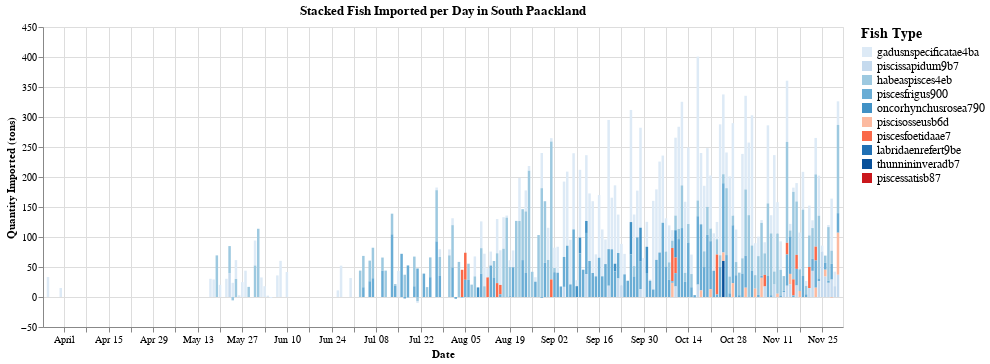
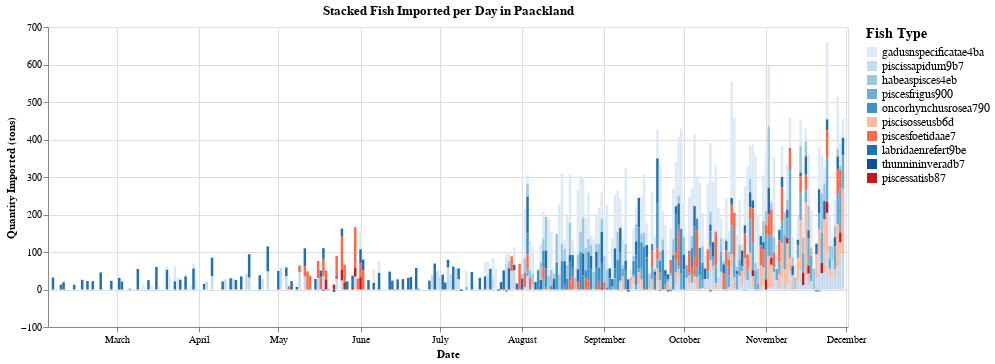
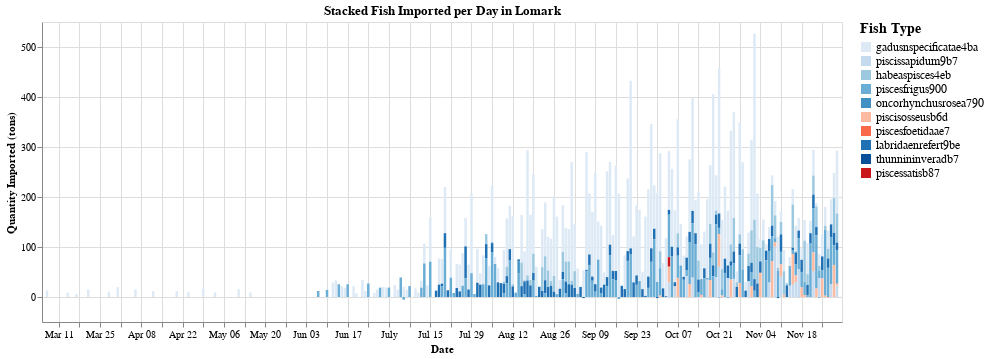
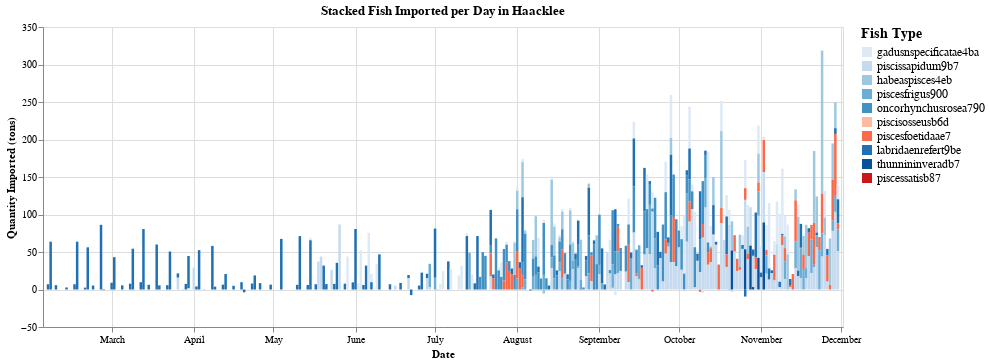

The code cell stored with these charts, in order, in its notebook:
### Markdown cell above
An interactive visualization using Altair

### Code cell
# Create color scale from the commodity_palette dictionary and convert colors to hex format for Altair
commodity_color_scale = alt.Scale(
    domain=list(commodity_palette.keys()),
    range=[f'#{int(r*255):02x}{int(g*255):02x}{int(b*255):02x}' 
           for r, g, b in commodity_palette.values()]
)

# Create a selection point for interactivity
highlight = alt.selection_point(fields=['commodity'], bind='legend')

for city in transactions_merged['target'].unique():
    city_data = transactions_merged[transactions_merged['target'] == city].copy()
    
    # Aggregate quantity per date and fish type
    agg = city_data.groupby(['date', 'commodity'], as_index=False)['qty_tons'].sum()
    
    # Create Altair stacked bar chart
    chart = alt.Chart(agg).mark_bar(size=2.5).encode(
        x=alt.X('date:T', title='Date'),
        y=alt.Y('qty_tons:Q', stack='zero', title='Quantity Imported (tons)'),
        color=alt.condition(
            highlight,
            alt.Color(
                'commodity:N',
                title='Fish Type',
                legend=alt.Legend(
                    orient="right",
                    columns=1,
                    title="Fish Type",
                    labelFontSize=12,
                    titleFontSize=14
                ),
                scale=commodity_color_scale
            ),
            alt.value('lightgray') # grey if not selected
        ),
        tooltip=[
            alt.Tooltip('date:T', title='Date'),
            alt.Tooltip('commodity:N', title='Fish Type'),
            alt.Tooltip('qty_tons:Q', title='Quantity (tons)')
        ]
    ).properties(
        width=800,
        height=300,
        title=f'Stacked Fish Imported per Day in {city}'
    ).add_params(
        highlight
    ).interactive()  # enables zoom and pan

    chart.display()

### Figure 1 — Vega-Lite specification as saved in the notebook (floating-point values rounded to 4 significant figures; data arrays with more than 128 entries replaced by an {"elided": "..."} marker saying what was removed)
{"config": {"view": {"continuousWidth": 300, "continuousHeight": 300}}, "data": {"name": "data-8a950d9722bc71bfcf57c5672f164473"}, "mark": {"type": "bar", "size": 2.5}, "encoding": {"color": {"condition": {"param": "param_67", "field": "commodity", "legend": {"columns": 1, "labelFontSize": 12, "orient": "right", "title": "Fish Type", "titleFontSize": 14}, "scale": {"domain": ["gadusnspecificatae4ba", "piscissapidum9b7", "habeaspisces4eb", "piscesfrigus900", "oncorhynchusrosea790", "piscisosseusb6d", "piscesfoetidaae7", "labridaenrefert9be", "thunnininveradb7", "piscessatisb87"], "range": ["#ddeaf6", "#c5daee", "#9dc9e0", "#6aadd5", "#4191c5", "#fcbaa0", "#fa6949", "#2070b4", "#08509a", "#ca171c"]}, "title": "Fish Type", "type": "nominal"}, "value": "lightgray"}, "tooltip": [{"field": "date", "title": "Date", "type": "temporal"}, {"field": "commodity", "title": "Fish Type", "type": "nominal"}, {"field": "qty_tons", "title": "Quantity (tons)", "type": "quantitative"}], "x": {"field": "date", "title": "Date", "type": "temporal"}, "y": {"field": "qty_tons", "stack": "zero", "title": "Quantity Imported (tons)", "type": "quantitative"}}, "height": 300, "params": [{"name": "param_67", "select": {"type": "point", "fields": ["commodity"]}, "bind": "legend"}, {"name": "param_68", "select": {"type": "interval", "encodings": ["x", "y"]}, "bind": "scales"}], "title": "Stacked Fish Imported per Day in South Paackland", "width": 800, "$schema": "https://vega.github.io/schema/vega-lite/v5.20.1.json", "datasets": {"data-8a950d9722bc71bfcf57c5672f164473": {"elided": "406 records"}}}

### Figure 2 — Vega-Lite specification as saved in the notebook (floating-point values rounded to 4 significant figures; data arrays with more than 128 entries replaced by an {"elided": "..."} marker saying what was removed)
{"config": {"view": {"continuousWidth": 300, "continuousHeight": 300}}, "data": {"name": "data-543d238c1dc9991788b5c487f6741ce1"}, "mark": {"type": "bar", "size": 2.5}, "encoding": {"color": {"condition": {"param": "param_67", "field": "commodity", "legend": {"columns": 1, "labelFontSize": 12, "orient": "right", "title": "Fish Type", "titleFontSize": 14}, "scale": {"domain": ["gadusnspecificatae4ba", "piscissapidum9b7", "habeaspisces4eb", "piscesfrigus900", "oncorhynchusrosea790", "piscisosseusb6d", "piscesfoetidaae7", "labridaenrefert9be", "thunnininveradb7", "piscessatisb87"], "range": ["#ddeaf6", "#c5daee", "#9dc9e0", "#6aadd5", "#4191c5", "#fcbaa0", "#fa6949", "#2070b4", "#08509a", "#ca171c"]}, "title": "Fish Type", "type": "nominal"}, "value": "lightgray"}, "tooltip": [{"field": "date", "title": "Date", "type": "temporal"}, {"field": "commodity", "title": "Fish Type", "type": "nominal"}, {"field": "qty_tons", "title": "Quantity (tons)", "type": "quantitative"}], "x": {"field": "date", "title": "Date", "type": "temporal"}, "y": {"field": "qty_tons", "stack": "zero", "title": "Quantity Imported (tons)", "type": "quantitative"}}, "height": 300, "params": [{"name": "param_67", "select": {"type": "point", "fields": ["commodity"]}, "bind": "legend"}, {"name": "param_69", "select": {"type": "interval", "encodings": ["x", "y"]}, "bind": "scales"}], "title": "Stacked Fish Imported per Day in Paackland", "width": 800, "$schema": "https://vega.github.io/schema/vega-lite/v5.20.1.json", "datasets": {"data-543d238c1dc9991788b5c487f6741ce1": {"elided": "723 records"}}}

### Figure 3 — Vega-Lite specification as saved in the notebook (floating-point values rounded to 4 significant figures; data arrays with more than 128 entries replaced by an {"elided": "..."} marker saying what was removed)
{"config": {"view": {"continuousWidth": 300, "continuousHeight": 300}}, "data": {"name": "data-d949fc6d3520ffb3bdfc030169ff2da7"}, "mark": {"type": "bar", "size": 2.5}, "encoding": {"color": {"condition": {"param": "param_67", "field": "commodity", "legend": {"columns": 1, "labelFontSize": 12, "orient": "right", "title": "Fish Type", "titleFontSize": 14}, "scale": {"domain": ["gadusnspecificatae4ba", "piscissapidum9b7", "habeaspisces4eb", "piscesfrigus900", "oncorhynchusrosea790", "piscisosseusb6d", "piscesfoetidaae7", "labridaenrefert9be", "thunnininveradb7", "piscessatisb87"], "range": ["#ddeaf6", "#c5daee", "#9dc9e0", "#6aadd5", "#4191c5", "#fcbaa0", "#fa6949", "#2070b4", "#08509a", "#ca171c"]}, "title": "Fish Type", "type": "nominal"}, "value": "lightgray"}, "tooltip": [{"field": "date", "title": "Date", "type": "temporal"}, {"field": "commodity", "title": "Fish Type", "type": "nominal"}, {"field": "qty_tons", "title": "Quantity (tons)", "type": "quantitative"}], "x": {"field": "date", "title": "Date", "type": "temporal"}, "y": {"field": "qty_tons", "stack": "zero", "title": "Quantity Imported (tons)", "type": "quantitative"}}, "height": 300, "params": [{"name": "param_67", "select": {"type": "point", "fields": ["commodity"]}, "bind": "legend"}, {"name": "param_70", "select": {"type": "interval", "encodings": ["x", "y"]}, "bind": "scales"}], "title": "Stacked Fish Imported per Day in Lomark", "width": 800, "$schema": "https://vega.github.io/schema/vega-lite/v5.20.1.json", "datasets": {"data-d949fc6d3520ffb3bdfc030169ff2da7": {"elided": "496 records"}}}

### Figure 4 — Vega-Lite specification as saved in the notebook (floating-point values rounded to 4 significant figures; data arrays with more than 128 entries replaced by an {"elided": "..."} marker saying what was removed)
{"config": {"view": {"continuousWidth": 300, "continuousHeight": 300}}, "data": {"name": "data-957ec503def09a052c72767ff0f097a4"}, "mark": {"type": "bar", "size": 2.5}, "encoding": {"color": {"condition": {"param": "param_67", "field": "commodity", "legend": {"columns": 1, "labelFontSize": 12, "orient": "right", "title": "Fish Type", "titleFontSize": 14}, "scale": {"domain": ["gadusnspecificatae4ba", "piscissapidum9b7", "habeaspisces4eb", "piscesfrigus900", "oncorhynchusrosea790", "piscisosseusb6d", "piscesfoetidaae7", "labridaenrefert9be", "thunnininveradb7", "piscessatisb87"], "range": ["#ddeaf6", "#c5daee", "#9dc9e0", "#6aadd5", "#4191c5", "#fcbaa0", "#fa6949", "#2070b4", "#08509a", "#ca171c"]}, "title": "Fish Type", "type": "nominal"}, "value": "lightgray"}, "tooltip": [{"field": "date", "title": "Date", "type": "temporal"}, {"field": "commodity", "title": "Fish Type", "type": "nominal"}, {"field": "qty_tons", "title": "Quantity (tons)", "type": "quantitative"}], "x": {"field": "date", "title": "Date", "type": "temporal"}, "y": {"field": "qty_tons", "stack": "zero", "title": "Quantity Imported (tons)", "type": "quantitative"}}, "height": 300, "params": [{"name": "param_67", "select": {"type": "point", "fields": ["commodity"]}, "bind": "legend"}, {"name": "param_71", "select": {"type": "interval", "encodings": ["x", "y"]}, "bind": "scales"}], "title": "Stacked Fish Imported per Day in Haacklee", "width": 800, "$schema": "https://vega.github.io/schema/vega-lite/v5.20.1.json", "datasets": {"data-957ec503def09a052c72767ff0f097a4": {"elided": "515 records"}}}
